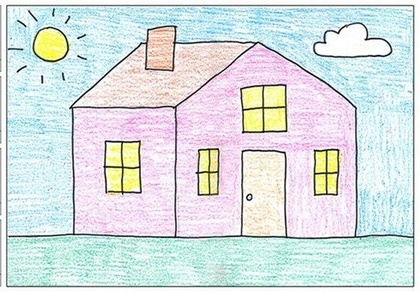
%> input picture CannyEdgeDetection/ev.jpg, 420 x 292 px, shrunk from 563 x 392 before the run
$ octave cannyedge.m   (GNU Octave 9; MATLAB toolbox functions it lacks are replaced by stand-ins)
%> lines starting %> are read from the running program, lines starting %| are printed output that depends on the picture
%> further down, pic is the input picture: size 292x420x3 uint8; mean R, G, B 215.8, 224.1, 223.9
### CannyEdgeDetection/grayScalePic.m
function grayImage = grayScalePic(image)
        i = image;
        [a b c] = size(i);
%> a = 292; b = 420; c = 3

        R = i(:, :, 1);
        G = i(:, :, 2);
        B = i(:, :, 3);

        for x=1:a
           for y=1:b
               grayImage(x,y) = (R(x,y)*0.3)+(G(x,y)*0.6)+(B(x,y)*0.1);
           end
        end
end

### CannyEdgeDetection/gaussianFilt.m
function bluPic = gaussianFilt(pic,sigma,kernelSize)
%> called with sigma = 1, kernelSize = 3
k = kernelSize;
s = sigma;
[x y]= meshgrid(-k:k,-k:k);
M = size(x,1) - 1 ;
N = size(y,1) - 1 ;
expEqu = -(x.^2 + y.^2) / ( 2*sigma*sigma) ;
Kernel = exp(expEqu)/ ( 2*pi*sigma*sigma) ;
newPic = double(pic) ;
zerosPic = zeros(size(pic));
newPic = padarray(newPic,[k k]);
%> newPic: size 298x426 double
for i=1:size(newPic,1) - M
    for j=1: size(newPic,2) - N
        tempPic = newPic(i:i+M,j:j+N) .* Kernel;
        zerosPic(i,j) = sum(sum(tempPic));
    end
end
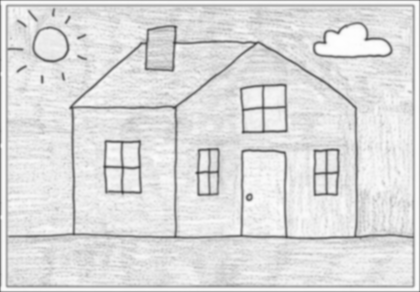
%> zerosPic: size 292x420 double; min 71.11, max 254.8, mean 220.6
bluPic = uint8(zerosPic) ;
end


% imshow(bluPic) ;

### CannyEdgeDetection/imageGrad.m
function [dx dy magnitude theta] = imageGrad(pic)
[m n] = size(pic);
%> m = 292; n = 420
I = double(pic);
gx = [-1 0 1;-2 0 2;-1 0 1];
gy = [1 2 1; 0 0 0;-1 -2 -1];
for i=2:m-1
    for j=2:n-1
        dx(i,j) = sum(sum(I(i-1:i+1,j-1:j+1).*gx));
        dy(i,j) = sum(sum(I(i-1:i+1,j-1:j+1).*gy));
    end
end
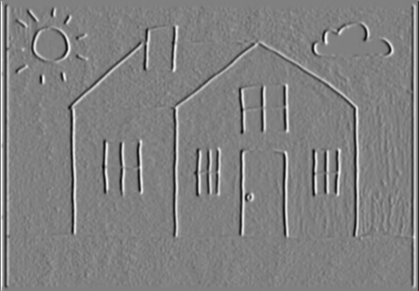
%> dx: size 291x419 double; min -467, max 459, mean 0.7; drawn with min black and max white
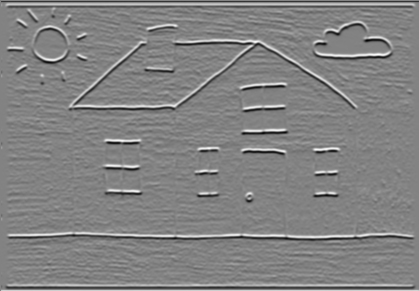
%> dy: size 291x419 double; min -489, max 466, mean 0; drawn with min black and max white
ddx = double(dx);
ddy = double(dy);

magnitude = uint8(sqrt(ddx.^2 + ddy.^2));
theta =(atan(dy./dx)*180/pi);

### CannyEdgeDetection/nonMaxSup.m
function nonMax = nonMaxSup(pic)

[dx dy gradient theta] = imageGrad(pic);
theta = mod(theta,180);
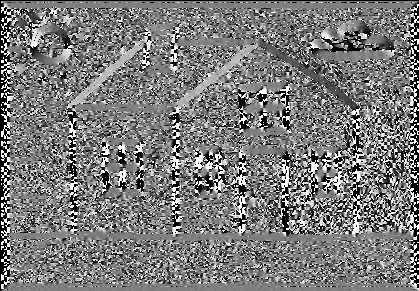
%> theta: size 291x419 double; 0.84% of the values are NaN or infinite; the others: min 0, max 179.9, mean 87.31; drawn with min black, max white, NaN and infinite black
tPart = theta;
[m n] = size(theta);
%> m = 291; n = 419
nonMax = gradient;
for i=1:m
    for j=1:n
        if theta(i,j) <= 22.5 || theta(i,j) > 157.5
            tPart(i,j) = 0; %0 degree
        elseif theta(i,j) <= 67.5
            tPart(i,j) = 1; %45 degree
        elseif theta(i,j) <=112.5
            tPart(i,j) = 2; %90 degree
        elseif theta(i,j) <= 157.5
            tPart(i,j) = 3; %135 degree
        end
    end
end
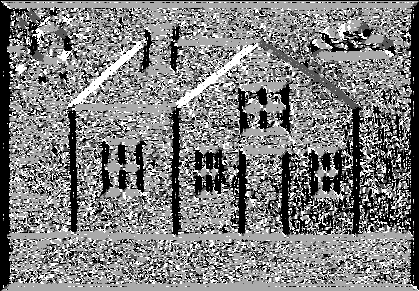
%> tPart: size 291x419 double; 0.84% of the values are NaN or infinite; the others: min 0, max 3, mean 1.51; drawn with min black, max white, NaN and infinite black

for i=2:m-1
    for j=2:n-1
        if tPart(i,j) == 0
            if gradient(i,j) >= gradient(i,j-1) && gradient(i,j) >= gradient(i,j+1)
                nonMax(i,j) = gradient(i,j);
            else
                nonMax(i,j) = 0;
            end
        elseif tPart(i,j) == 1
            if gradient(i,j) >= gradient(i-1,j+1) && gradient(i,j) >= gradient(i+1,j-1)
                nonMax(i,j) = gradient(i,j);
            else
                nonMax(i,j) = 0;
            end
        elseif tPart(i,j) == 2
            if gradient(i,j) >= gradient(i-1,j) && gradient(i,j) >= gradient(i+1,j)
                nonMax(i,j) = gradient(i,j);
            else
                nonMax(i,j) = 0;
            end
        elseif tPart(i,j) == 3
            if gradient(i,j) >= gradient(i-1,j-1) && gradient(i,j) >= gradient(i+1,j+1)
                nonMax(i,j) = gradient(i,j);
            else
                nonMax(i,j) = 0;
            end
        end
    end
end
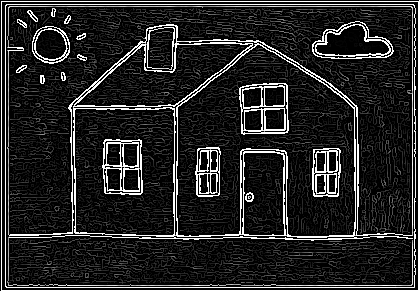
%> nonMax: size 291x419 uint8; min 0, max 255, mean 37.1


### CannyEdgeDetection/thresholding.m
function I = thresholding(pic,lower,upper)
%> called with lower = 100, upper = 150
[m n] = size(pic)
p = pic;
for i=1:m
    for j=1:n
        if p(i,j) >= upper
            I(i,j) = p(i,j);
        elseif p(i,j) <= lower
            I(i,j) = 0;
        end
    end
end
%> I: size 291x419 double

for i=2:m-1
    for j=2:n-1
        if p(i,j) > lower && p(i,j) < upper
            if I(i-1,j) ~= 0 || I(i,j-1) ~=0 || I(i-1,j-1) ~=0
                I(i,j) = p(i,j);
            else
                I(i,j) = 0;
            end
        end
    end
end
%> I: size 291x419 double; min 0, max 255, mean 26.2; mean of the top-left, top-right, bottom-left and bottom-right quarters 26.5, 26.5, 24.1, 27.9

### CannyEdgeDetection/cannyedge.m
clear all;clc;
%step_by_step Canny Edge Detection
%1- Input image
%2- convert image to gray scale
%3- convert image to blurring
%4- find the image gradient and theta
%5- by gradient, Non Max Sup(edge thinning)
%6- thresholding

pic = imread('ev.jpg');
grayPic = grayScalePic(pic);
bluPic = gaussianFilt(grayPic,1,3);
[dx dy gradientPic theta] = imageGrad(bluPic);
nonMax = nonMaxSup(bluPic);
thresPic = thresholding(nonMax,100,150) ;

subplot(2,3,1),imshow(pic);
title('Original Image');
subplot(2,3,2),imshow(grayPic);
title('Gray Scale Image');
subplot(2,3,3),imshow(bluPic);
title('Blurring Image');
subplot(2,3,4),imshow(gradientPic);
title('Gradient Image');
subplot(2,3,5),imshow(nonMax);
title('Non Max Sup Image');
subplot(2,3,6),imshow(thresPic);
%> after `imshow(thresPic)`:
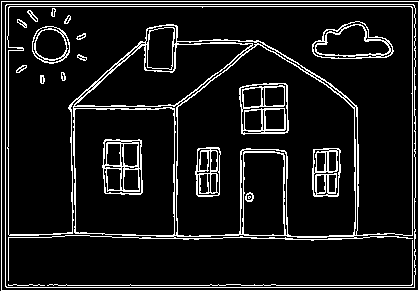
%> displayed picture: size 291x419, on the screen's scale of 0 to 255; 10.6% white in thin lines or dots
title('Thresholding Image');
